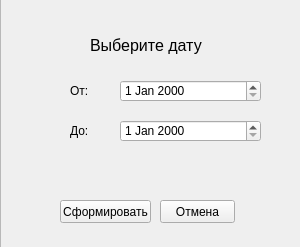
<?xml version="1.0" encoding="UTF-8"?>
<ui version="4.0">
 <class>Dialog</class>
 <widget class="QDialog" name="Dialog">
  <property name="geometry">
   <rect>
    <x>0</x>
    <y>0</y>
    <width>300</width>
    <height>247</height>
   </rect>
  </property>
  <property name="windowTitle">
   <string>Выбор даты</string>
  </property>
  <widget class="QDialogButtonBox" name="buttonBox">
   <property name="geometry">
    <rect>
     <x>10</x>
     <y>440</y>
     <width>621</width>
     <height>32</height>
    </rect>
   </property>
   <property name="orientation">
    <enum>Qt::Horizontal</enum>
   </property>
   <property name="standardButtons">
    <set>QDialogButtonBox::Cancel|QDialogButtonBox::Ok</set>
   </property>
  </widget>
  <widget class="QFrame" name="frame">
   <property name="geometry">
    <rect>
     <x>0</x>
     <y>-10</y>
     <width>301</width>
     <height>321</height>
    </rect>
   </property>
   <property name="autoFillBackground">
    <bool>true</bool>
   </property>
   <property name="frameShape">
    <enum>QFrame::StyledPanel</enum>
   </property>
   <property name="frameShadow">
    <enum>QFrame::Raised</enum>
   </property>
   <widget class="QDateEdit" name="dateEdit">
    <property name="geometry">
     <rect>
      <x>120</x>
      <y>130</y>
      <width>141</width>
      <height>22</height>
     </rect>
    </property>
   </widget>
   <widget class="QDateEdit" name="dateEdit_2">
    <property name="geometry">
     <rect>
      <x>120</x>
      <y>90</y>
      <width>141</width>
      <height>22</height>
     </rect>
    </property>
   </widget>
   <widget class="QPushButton" name="pushButton">
    <property name="geometry">
     <rect>
      <x>60</x>
      <y>210</y>
      <width>91</width>
      <height>23</height>
     </rect>
    </property>
    <property name="text">
     <string>Сформировать</string>
    </property>
   </widget>
   <widget class="QPushButton" name="pushButton_2">
    <property name="geometry">
     <rect>
      <x>160</x>
      <y>210</y>
      <width>75</width>
      <height>23</height>
     </rect>
    </property>
    <property name="text">
     <string>Отмена</string>
    </property>
   </widget>
   <widget class="QLabel" name="label">
    <property name="geometry">
     <rect>
      <x>70</x>
      <y>90</y>
      <width>47</width>
      <height>21</height>
     </rect>
    </property>
    <property name="text">
     <string>От:</string>
    </property>
   </widget>
   <widget class="QLabel" name="label_2">
    <property name="geometry">
     <rect>
      <x>70</x>
      <y>130</y>
      <width>47</width>
      <height>21</height>
     </rect>
    </property>
    <property name="text">
     <string>До:</string>
    </property>
   </widget>
   <widget class="QLabel" name="label_3">
    <property name="geometry">
     <rect>
      <x>90</x>
      <y>40</y>
      <width>141</width>
      <height>31</height>
     </rect>
    </property>
    <property name="text">
     <string>&lt;html&gt;&lt;head/&gt;&lt;body&gt;&lt;p&gt;&lt;span style=&quot; font-size:12pt;&quot;&gt;Выберите дату&lt;/span&gt;&lt;/p&gt;&lt;/body&gt;&lt;/html&gt;</string>
    </property>
   </widget>
  </widget>
 </widget>
 <resources/>
 <connections>
  <connection>
   <sender>buttonBox</sender>
   <signal>accepted()</signal>
   <receiver>Dialog</receiver>
   <slot>accept()</slot>
   <hints>
    <hint type="sourcelabel">
     <x>248</x>
     <y>254</y>
    </hint>
    <hint type="destinationlabel">
     <x>157</x>
     <y>274</y>
    </hint>
   </hints>
  </connection>
  <connection>
   <sender>buttonBox</sender>
   <signal>rejected()</signal>
   <receiver>Dialog</receiver>
   <slot>reject()</slot>
   <hints>
    <hint type="sourcelabel">
     <x>316</x>
     <y>260</y>
    </hint>
    <hint type="destinationlabel">
     <x>286</x>
     <y>274</y>
    </hint>
   </hints>
  </connection>
 </connections>
</ui>
